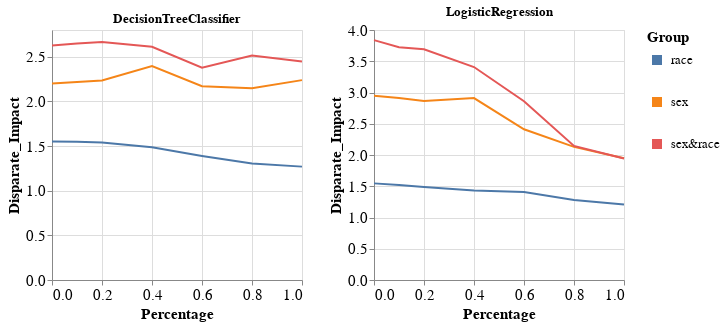

Notebook source saved alongside this figure:
### Code cell
visualizer.create_groups_grid_pct_lines_per_model_plot(group_metric='Disparate_Impact',
                                                       target_preprocessing_technique=PREPROCESSING_TECHNIQUES[0],
                                                       model_names=MODEL_NAMES[:2])

### Figure 1 — Vega-Lite specification as saved in the notebook (floating-point values rounded to 4 significant figures)
{"config": {"view": {"continuousWidth": 400, "continuousHeight": 300}, "axis": {"labelFontSize": 15, "titleFontSize": 15}, "legend": {"labelFontSize": 13, "symbolStrokeWidth": 10, "titleFontSize": 15}}, "vconcat": [{"hconcat": [{"mark": "line", "encoding": {"color": {"field": "Group", "type": "nominal"}, "x": {"field": "Percentage", "type": "quantitative"}, "y": {"field": "Metric_Value", "title": "Disparate_Impact", "type": "quantitative"}}, "height": 250, "title": "DecisionTreeClassifier", "width": 250}, {"data": {"name": "data-c95d7cf008f3750d6f402efc2c93032a"}, "mark": "line", "encoding": {"color": {"field": "Group", "type": "nominal"}, "x": {"field": "Percentage", "type": "quantitative"}, "y": {"field": "Metric_Value", "title": "Disparate_Impact", "type": "quantitative"}}, "height": 250, "title": "LogisticRegression", "width": 250}]}], "data": {"name": "data-0460b99b11781ef902962941c20446d2"}, "$schema": "https://vega.github.io/schema/vega-lite/v4.17.0.json", "datasets": {"data-0460b99b11781ef902962941c20446d2": [{"Model_Name": "DecisionTreeClassifier", "Metric": "Disparate_Impact", "Group": "race", "Metric_Value": 1.551, "Percentage": 0.0}, {"Model_Name": "DecisionTreeClassifier", "Metric": "Disparate_Impact", "Group": "sex", "Metric_Value": 2.201, "Percentage": 0.0}, {"Model_Name": "DecisionTreeClassifier", "Metric": "Disparate_Impact", "Group": "sex&race", "Metric_Value": 2.628, "Percentage": 0.0}, {"Model_Name": "DecisionTreeClassifier", "Metric": "Disparate_Impact", "Group": "race", "Metric_Value": 1.547, "Percentage": 0.1}, {"Model_Name": "DecisionTreeClassifier", "Metric": "Disparate_Impact", "Group": "sex", "Metric_Value": 2.219, "Percentage": 0.1}, {"Model_Name": "DecisionTreeClassifier", "Metric": "Disparate_Impact", "Group": "sex&race", "Metric_Value": 2.649, "Percentage": 0.1}, {"Model_Name": "DecisionTreeClassifier", "Metric": "Disparate_Impact", "Group": "race", "Metric_Value": 1.539, "Percentage": 0.2}, {"Model_Name": "DecisionTreeClassifier", "Metric": "Disparate_Impact", "Group": "sex", "Metric_Value": 2.235, "Percentage": 0.2}, {"Model_Name": "DecisionTreeClassifier", "Metric": "Disparate_Impact", "Group": "sex&race", "Metric_Value": 2.666, "Percentage": 0.2}, {"Model_Name": "DecisionTreeClassifier", "Metric": "Disparate_Impact", "Group": "race", "Metric_Value": 1.486, "Percentage": 0.4}, {"Model_Name": "DecisionTreeClassifier", "Metric": "Disparate_Impact", "Group": "sex", "Metric_Value": 2.396, "Percentage": 0.4}, {"Model_Name": "DecisionTreeClassifier", "Metric": "Disparate_Impact", "Group": "sex&race", "Metric_Value": 2.613, "Percentage": 0.4}, {"Model_Name": "DecisionTreeClassifier", "Metric": "Disparate_Impact", "Group": "race", "Metric_Value": 1.389, "Percentage": 0.6}, {"Model_Name": "DecisionTreeClassifier", "Metric": "Disparate_Impact", "Group": "sex", "Metric_Value": 2.17, "Percentage": 0.6}, {"Model_Name": "DecisionTreeClassifier", "Metric": "Disparate_Impact", "Group": "sex&race", "Metric_Value": 2.377, "Percentage": 0.6}, {"Model_Name": "DecisionTreeClassifier", "Metric": "Disparate_Impact", "Group": "race", "Metric_Value": 1.305, "Percentage": 0.8}, {"Model_Name": "DecisionTreeClassifier", "Metric": "Disparate_Impact", "Group": "sex", "Metric_Value": 2.147, "Percentage": 0.8}, {"Model_Name": "DecisionTreeClassifier", "Metric": "Disparate_Impact", "Group": "sex&race", "Metric_Value": 2.514, "Percentage": 0.8}, {"Model_Name": "DecisionTreeClassifier", "Metric": "Disparate_Impact", "Group": "race", "Metric_Value": 1.27, "Percentage": 1.0}, {"Model_Name": "DecisionTreeClassifier", "Metric": "Disparate_Impact", "Group": "sex", "Metric_Value": 2.239, "Percentage": 1.0}, {"Model_Name": "DecisionTreeClassifier", "Metric": "Disparate_Impact", "Group": "sex&race", "Metric_Value": 2.448, "Percentage": 1.0}], "data-c95d7cf008f3750d6f402efc2c93032a": [{"Model_Name": "LogisticRegression", "Metric": "Disparate_Impact", "Group": "race", "Metric_Value": 1.546, "Percentage": 0.0}, {"Model_Name": "LogisticRegression", "Metric": "Disparate_Impact", "Group": "sex", "Metric_Value": 2.95, "Percentage": 0.0}, {"Model_Name": "LogisticRegression", "Metric": "Disparate_Impact", "Group": "sex&race", "Metric_Value": 3.838, "Percentage": 0.0}, {"Model_Name": "LogisticRegression", "Metric": "Disparate_Impact", "Group": "race", "Metric_Value": 1.519, "Percentage": 0.1}, {"Model_Name": "LogisticRegression", "Metric": "Disparate_Impact", "Group": "sex", "Metric_Value": 2.913, "Percentage": 0.1}, {"Model_Name": "LogisticRegression", "Metric": "Disparate_Impact", "Group": "sex&race", "Metric_Value": 3.725, "Percentage": 0.1}, {"Model_Name": "LogisticRegression", "Metric": "Disparate_Impact", "Group": "race", "Metric_Value": 1.489, "Percentage": 0.2}, {"Model_Name": "LogisticRegression", "Metric": "Disparate_Impact", "Group": "sex", "Metric_Value": 2.866, "Percentage": 0.2}, {"Model_Name": "LogisticRegression", "Metric": "Disparate_Impact", "Group": "sex&race", "Metric_Value": 3.692, "Percentage": 0.2}, {"Model_Name": "LogisticRegression", "Metric": "Disparate_Impact", "Group": "race", "Metric_Value": 1.431, "Percentage": 0.4}, {"Model_Name": "LogisticRegression", "Metric": "Disparate_Impact", "Group": "sex", "Metric_Value": 2.911, "Percentage": 0.4}, {"Model_Name": "LogisticRegression", "Metric": "Disparate_Impact", "Group": "sex&race", "Metric_Value": 3.408, "Percentage": 0.4}, {"Model_Name": "LogisticRegression", "Metric": "Disparate_Impact", "Group": "race", "Metric_Value": 1.409, "Percentage": 0.6}, {"Model_Name": "LogisticRegression", "Metric": "Disparate_Impact", "Group": "sex", "Metric_Value": 2.412, "Percentage": 0.6}, {"Model_Name": "LogisticRegression", "Metric": "Disparate_Impact", "Group": "sex&race", "Metric_Value": 2.86, "Percentage": 0.6}, {"Model_Name": "LogisticRegression", "Metric": "Disparate_Impact", "Group": "race", "Metric_Value": 1.281, "Percentage": 0.8}, {"Model_Name": "LogisticRegression", "Metric": "Disparate_Impact", "Group": "sex", "Metric_Value": 2.13, "Percentage": 0.8}, {"Model_Name": "LogisticRegression", "Metric": "Disparate_Impact", "Group": "sex&race", "Metric_Value": 2.145, "Percentage": 0.8}, {"Model_Name": "LogisticRegression", "Metric": "Disparate_Impact", "Group": "race", "Metric_Value": 1.209, "Percentage": 1.0}, {"Model_Name": "LogisticRegression", "Metric": "Disparate_Impact", "Group": "sex", "Metric_Value": 1.949, "Percentage": 1.0}, {"Model_Name": "LogisticRegression", "Metric": "Disparate_Impact", "Group": "sex&race", "Metric_Value": 1.944, "Percentage": 1.0}]}}
